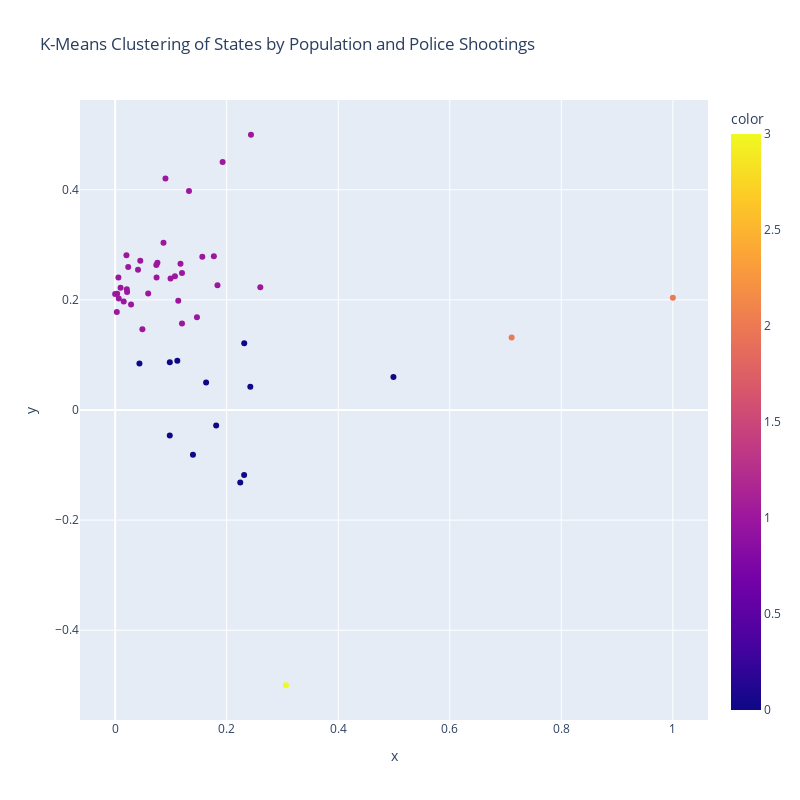

Notebook source saved alongside this figure:
### Markdown cell above
## Visualizing the clustering (with PCA) results

### Code cell
clusters_pca = kmm.predict(X_pca.drop(columns=['state', 'percent_of_total', 'count'], axis=1))
# clusters_pca = kmm.predict(X_pca.drop(columns=['state'], axis=1))

fig = px.scatter(X_pca, x='x', y='y', color=clusters_pca, width=800, height=800, 
        title='K-Means Clustering of States by Population and Police Shootings', hover_name='state')
fig.show()

### Figure 1 — Plotly figure (JSON) as saved in the notebook; plotly's stock layout.template omitted (floating-point values rounded to 4 significant figures)
{"data": [{"hovertemplate": "<b>%{hovertext}</b><br><br>x=%{x}<br>y=%{y}<br>color=%{marker.color}<extra></extra>", "hovertext": ["AK", "AL", "AR", "AZ", "CA", "CO", "CT", "DE", "FL", "GA", "HI", "IA", "ID", "IL", "IN", "KS", "KY", "LA", "MA", "MD", "ME", "MI", "MN", "MO", "MS", "MT", "NC", "ND", "NE", "NH", "NJ", "NM", "NV", "NY", "OH", "OK", "OR", "PA", "RI", "SC", "SD", "TN", "TX", "UT", "VA", "VT", "WA", "WI", "WV", "WY"], "legendgroup": "", "marker": {"color": [1, 1, 1, 1, 2, 1, 0, 1, 0, 1, 1, 1, 1, 0, 1, 1, 1, 1, 0, 0, 1, 0, 0, 1, 1, 1, 0, 1, 1, 1, 0, 1, 1, 3, 0, 1, 1, 0, 1, 1, 1, 1, 2, 1, 0, 1, 1, 1, 1, 1], "coloraxis": "coloraxis", "symbol": "circle"}, "mode": "markers", "name": "", "orientation": "v", "showlegend": false, "type": "scatter", "x": [0.02025, 0.1198, 0.07577, 0.2435, 1, 0.1927, 0.04356, 0.006505, 0.499, 0.2603, 0.02141, 0.04884, 0.04099, 0.2243, 0.1467, 0.05924, 0.1072, 0.1172, 0.09794, 0.1115, 0.02093, 0.1811, 0.09801, 0.1563, 0.07386, 0.02341, 0.2314, 0.003569, 0.02857, 0.01535, 0.1395, 0.09021, 0.08667, 0.3063, 0.2424, 0.1324, 0.09934, 0.2312, 0.002952, 0.1132, 0.009742, 0.177, 0.7109, 0.07425, 0.1631, 0, 0.1835, 0.1199, 0.04508, 0.00584], "xaxis": "x", "y": [0.2812, 0.2489, 0.2674, 0.5, 0.2037, 0.4507, 0.08455, 0.2026, 0.06011, 0.2228, 0.2143, 0.1465, 0.2548, -0.1318, 0.1686, 0.2118, 0.2429, 0.2655, -0.04618, 0.08955, 0.2192, -0.02797, 0.08694, 0.2784, 0.2632, 0.2597, 0.1214, 0.2113, 0.1917, 0.197, -0.08144, 0.4203, 0.304, -0.5, 0.04228, 0.3976, 0.2387, -0.1179, 0.1782, 0.1984, 0.2223, 0.2791, 0.1315, 0.2409, 0.04993, 0.2107, 0.2266, 0.157, 0.2712, 0.2408], "yaxis": "y"}], "layout": {"coloraxis": {"colorbar": {"title": {"text": "color"}}, "colorscale": [[0, "#0d0887"], [0.1111, "#46039f"], [0.2222, "#7201a8"], [0.3333, "#9c179e"], [0.4444, "#bd3786"], [0.5556, "#d8576b"], [0.6667, "#ed7953"], [0.7778, "#fb9f3a"], [0.8889, "#fdca26"], [1, "#f0f921"]]}, "height": 800, "legend": {"tracegroupgap": 0}, "title": {"text": "K-Means Clustering of States by Population and Police Shootings"}, "width": 800, "xaxis": {"anchor": "y", "domain": [0, 1], "title": {"text": "x"}}, "yaxis": {"anchor": "x", "domain": [0, 1], "title": {"text": "y"}}}}
